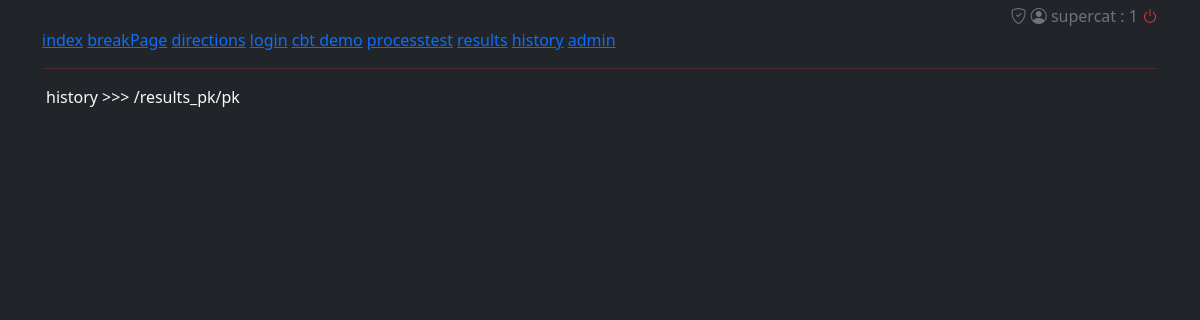
Before: /history (signed in) with the older database file.
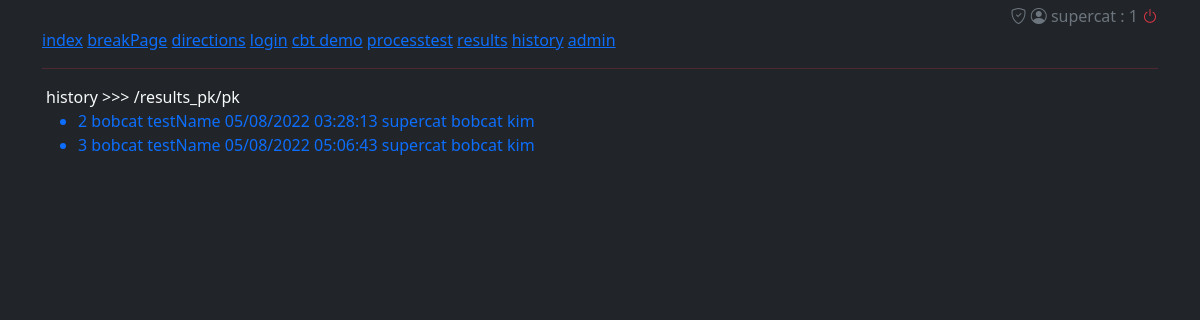
After: the same page with the newer database file.
### cbtsystem/models.py (models this page shows)
class testRecord(models.Model):
    studentUsername = models.CharField(null=True, blank=False, max_length=200)
    studentName = models.CharField(null=True, blank=False, max_length=200)
    testName = models.CharField(max_length=200, null=True, blank=True)
    date_finished = models.DateTimeField(auto_now_add=True)
    studentAnswersReading = JSONField(null=True, default={})
    studentAnswersWriting = JSONField(null=True, default={})
    numberInCorrectR = models.CharField(max_length=10, null=True, default='0')
    numberInCorrectW = models.CharField(max_length=10, null=True, default='0')
    scoreReading = models.CharField(max_length=3, null=True, default='200')
    scoreWriting = models.CharField(max_length=3, null=True, default='200')
    jsonWrongQtypeR = JSONField(null=True, default={})
    jsonWrongQtypeW = JSONField(null=True, default={})
    def __str__(self):
        return '{0} {1} {2} {3} {4}'.format(self.id, self.testName, self.date_finished.strftime("%m/%d/%Y %H:%M:%S"),  self.studentUsername, self.studentName)

### cbtsystem/views.py (the view)
# urls.py: path('history', views.history, name='history'),
def history(request):
    username = request.user.username
    record = testRecord.objects.filter(studentUsername=username)
    return render(request, 'cbtsystem/history.html', {'record': record})

### cbtsystem/templates/cbtsystem/history.html
{% extends 'cbtsystem/index.html' %}
{% block content %}
<div class="container  px-3">
    history >>> /results_pk/pk
    <br>
    <ul>
        {% for r in record %}
        <a href="{% url 'results_pk' r.id %}" style="text-decoration:none;">
            <li> {{r}}</li>
        </a>
        {% endfor %}
    </ul>
</div>
{% endblock %}

Changed rows visible on the page:
now on this page (row edited): testRecord: id+testName+date_finished "2 bobcat testName 05/08/2022 03:28:13 supercat bobcat kim"
now on this page (row edited): testRecord: id+testName+date_finished "3 bobcat testName 05/08/2022 05:06:43 supercat bobcat kim"
